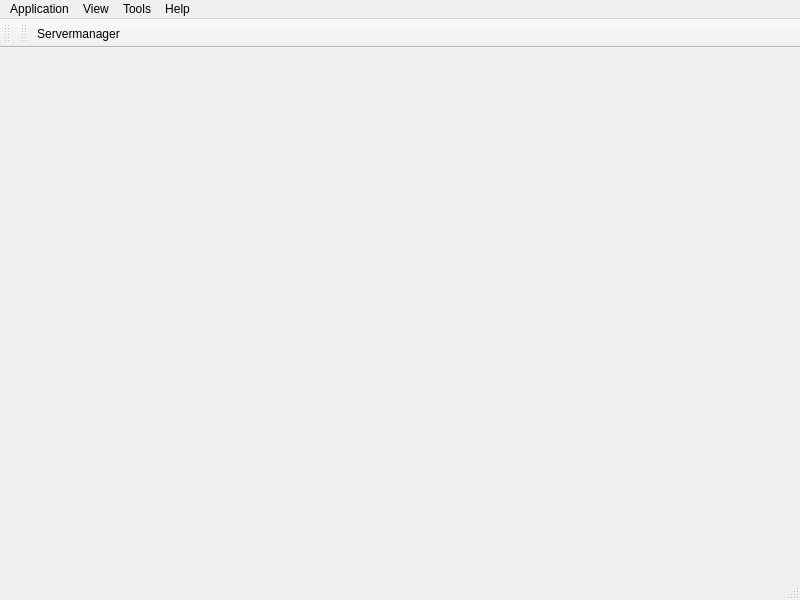
<?xml version="1.0" encoding="UTF-8"?>
<ui version="4.0">
 <class>OpenRcon</class>
 <widget class="QMainWindow" name="OpenRcon">
  <property name="geometry">
   <rect>
    <x>0</x>
    <y>0</y>
    <width>800</width>
    <height>600</height>
   </rect>
  </property>
  <property name="sizePolicy">
   <sizepolicy hsizetype="Expanding" vsizetype="Expanding">
    <horstretch>0</horstretch>
    <verstretch>0</verstretch>
   </sizepolicy>
  </property>
  <property name="minimumSize">
   <size>
    <width>600</width>
    <height>400</height>
   </size>
  </property>
  <property name="maximumSize">
   <size>
    <width>16777215</width>
    <height>16777215</height>
   </size>
  </property>
  <property name="acceptDrops">
   <bool>false</bool>
  </property>
  <property name="statusTip">
   <string/>
  </property>
  <property name="styleSheet">
   <string notr="true"/>
  </property>
  <widget class="QWidget" name="centralWidget">
   <property name="styleSheet">
    <string notr="true"/>
   </property>
   <layout class="QGridLayout" name="gridLayout">
    <property name="leftMargin">
     <number>0</number>
    </property>
    <property name="topMargin">
     <number>0</number>
    </property>
    <property name="rightMargin">
     <number>0</number>
    </property>
    <property name="bottomMargin">
     <number>0</number>
    </property>
    <property name="spacing">
     <number>0</number>
    </property>
    <item row="0" column="0">
     <widget class="QTabWidget" name="tabWidget">
      <property name="tabPosition">
       <enum>QTabWidget::North</enum>
      </property>
      <property name="tabShape">
       <enum>QTabWidget::Rounded</enum>
      </property>
      <property name="currentIndex">
       <number>-1</number>
      </property>
      <property name="usesScrollButtons">
       <bool>true</bool>
      </property>
      <property name="documentMode">
       <bool>true</bool>
      </property>
      <property name="tabsClosable">
       <bool>true</bool>
      </property>
      <property name="movable">
       <bool>true</bool>
      </property>
     </widget>
    </item>
   </layout>
  </widget>
  <widget class="QMenuBar" name="menuBar">
   <property name="geometry">
    <rect>
     <x>0</x>
     <y>0</y>
     <width>800</width>
     <height>21</height>
    </rect>
   </property>
   <widget class="QMenu" name="menuTools">
    <property name="title">
     <string>Tools</string>
    </property>
    <addaction name="actionSettings"/>
   </widget>
   <widget class="QMenu" name="menuHelp">
    <property name="title">
     <string>Help</string>
    </property>
    <addaction name="actionDocumentation"/>
    <addaction name="actionReport_bug"/>
    <addaction name="separator"/>
    <addaction name="actionAbout"/>
    <addaction name="actionAbout_Qt"/>
   </widget>
   <widget class="QMenu" name="menuView">
    <property name="title">
     <string>View</string>
    </property>
    <widget class="QMenu" name="menuToolbars">
     <property name="title">
      <string>Toolbars</string>
     </property>
     <addaction name="actionConnection"/>
    </widget>
    <addaction name="menuToolbars"/>
   </widget>
   <widget class="QMenu" name="menuApplication">
    <property name="title">
     <string>Application</string>
    </property>
    <addaction name="actionServermanager"/>
    <addaction name="separator"/>
    <addaction name="actionExit"/>
   </widget>
   <addaction name="menuApplication"/>
   <addaction name="menuView"/>
   <addaction name="menuTools"/>
   <addaction name="menuHelp"/>
  </widget>
  <widget class="QToolBar" name="toolBar_sm">
   <property name="windowTitle">
    <string>Servermanager</string>
   </property>
   <property name="allowedAreas">
    <set>Qt::AllToolBarAreas</set>
   </property>
   <attribute name="toolBarArea">
    <enum>TopToolBarArea</enum>
   </attribute>
   <attribute name="toolBarBreak">
    <bool>false</bool>
   </attribute>
  </widget>
  <widget class="QStatusBar" name="statusBar"/>
  <widget class="QToolBar" name="toolBar_co">
   <property name="windowTitle">
    <string>toolBar</string>
   </property>
   <property name="allowedAreas">
    <set>Qt::AllToolBarAreas</set>
   </property>
   <attribute name="toolBarArea">
    <enum>TopToolBarArea</enum>
   </attribute>
   <attribute name="toolBarBreak">
    <bool>false</bool>
   </attribute>
   <addaction name="actionServermanager"/>
  </widget>
  <action name="actionConnection">
   <property name="checkable">
    <bool>true</bool>
   </property>
   <property name="checked">
    <bool>true</bool>
   </property>
   <property name="text">
    <string>Connection</string>
   </property>
  </action>
  <action name="actionServermanager">
   <property name="icon">
    <iconset resource="OpenRcon.qrc">
     <normaloff>:/icons/images/icons/network-server.png</normaloff>:/icons/images/icons/network-server.png</iconset>
   </property>
   <property name="text">
    <string>Servermanager</string>
   </property>
  </action>
  <action name="actionExit">
   <property name="text">
    <string>Exit</string>
   </property>
  </action>
  <action name="actionSettings">
   <property name="icon">
    <iconset resource="OpenRcon.qrc">
     <normaloff>:/icons/images/icons/applications-system.png</normaloff>:/icons/images/icons/applications-system.png</iconset>
   </property>
   <property name="text">
    <string>Settings</string>
   </property>
  </action>
  <action name="actionReport_bug">
   <property name="text">
    <string>Report bug</string>
   </property>
  </action>
  <action name="actionDocumentation">
   <property name="icon">
    <iconset resource="OpenRcon.qrc">
     <normaloff>:/icons/images/icons/accessories-dictionary.png</normaloff>:/icons/images/icons/accessories-dictionary.png</iconset>
   </property>
   <property name="text">
    <string>Documentation</string>
   </property>
  </action>
  <action name="actionAbout">
   <property name="text">
    <string>About</string>
   </property>
  </action>
  <action name="actionAbout_Qt">
   <property name="text">
    <string>About Qt</string>
   </property>
  </action>
 </widget>
 <layoutdefault spacing="6" margin="11"/>
 <tabstops>
  <tabstop>tabWidget</tabstop>
 </tabstops>
 <resources>
  <include location="OpenRcon.qrc"/>
 </resources>
 <connections/>
</ui>
